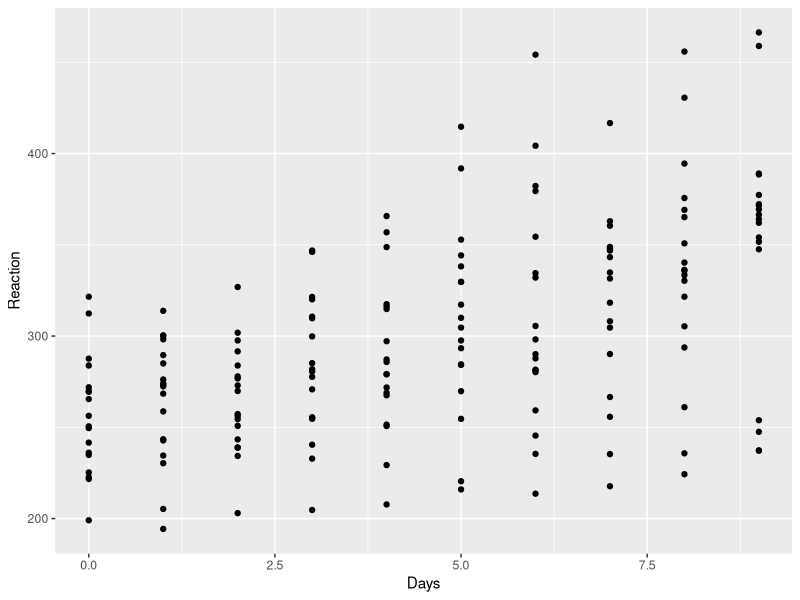
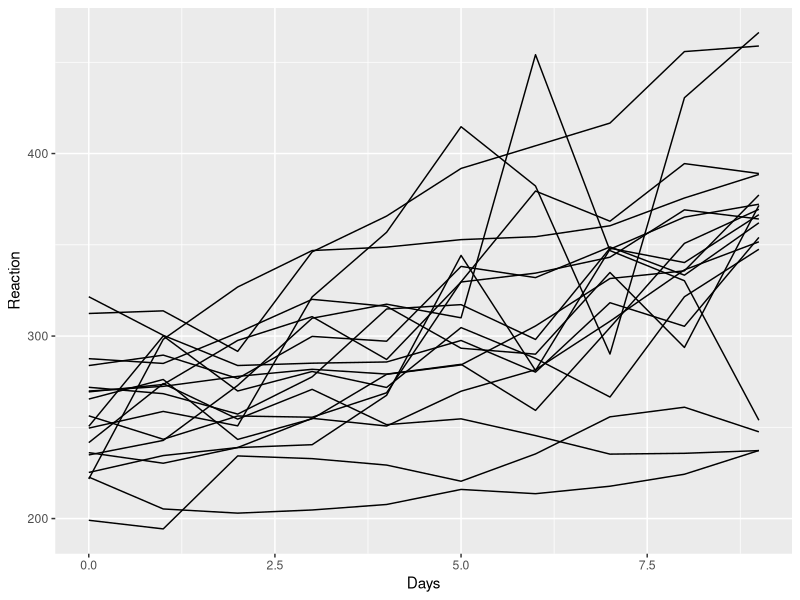
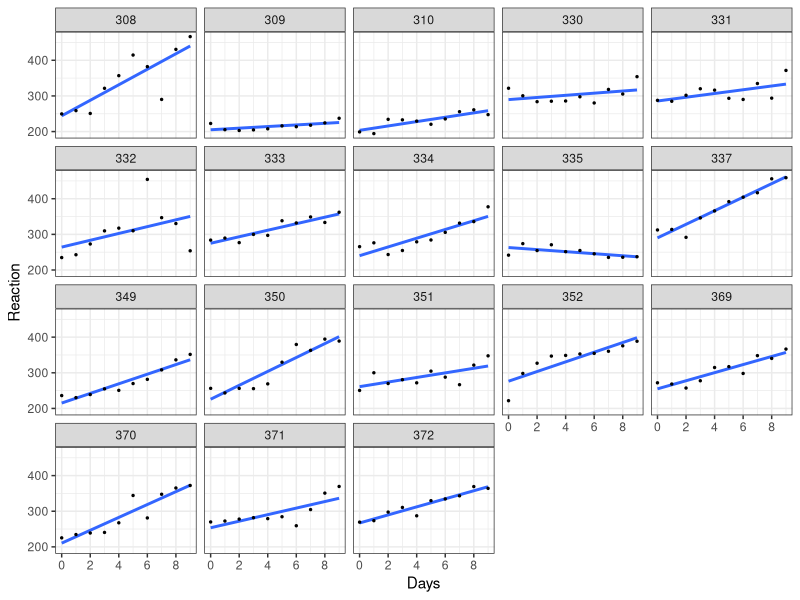

Recreate these plots in R, in order.

# 7.1 ---------------------------------------------------------------------
# see https://github.com/dmarengi/food_truck_2025



# 7.2 ---------------------------------------------------------------------
library(tidyverse)
library(lme4)

# a first, simple, crude plot
ggplot(sleepstudy, aes(x = Days, y = Reaction)) + 
  geom_point()

# a plot with lines
ggplot(sleepstudy, aes(x = Days, y = Reaction, group = Subject)) + 
  geom_line()

# adding geom_smooth to show models
ggplot(sleepstudy, aes(x = Days, y = Reaction, group = Subject)) + 
  geom_smooth(method = 'lm', alpha = 0.25, se = FALSE) + 
  geom_point(size = .5) + 
  facet_wrap(~Subject) + 
  scale_x_continuous(breaks = c(0, 2, 4, 6, 8)) + 
  theme_bw()

# let's create some example data where we might 
# have multiple observations for each year
df <- tibble::tribble(
  ~id, ~ldl_2005, ~hdl_2005, ~ldl_2010, ~hdl_2010,
  1,    150,       155,     175,       135,
  2,    125,       135,     180,       146)

# we can pivot longer into a tidy format where 
# each observation is in one row
df <- df %>% tidyr::pivot_longer(
  cols = 2:5,
  names_to = "variable",
  values_to = "value")

# but we'd like to split the "hdl_" or "ldl_" prefixes
# away from the year part in the column called "variable"
df <- df %>% tidyr::separate(
  col = 'variable',
  into = c('type', 'year'))

# now we can pivot the hdl and ldl observations into
# their own columns
df %>% tidyr::pivot_wider(id_cols = c('id', 'year'),
                          values_from = 'value', 
                          names_from = 'type')


# attempting to do this shorter -------------------------------------------

df <- tibble::tribble(
  ~id, ~ldl_2005, ~hdl_2005, ~ldl_2010, ~hdl_2010,
  1,    150,       155,     175,       135,
  2,    125,       135,     180,       146)

# we could have pivoted longer _and_ done the 
# column separate step in one go using some obscure
# parameters from tidyr::pivot_longer, but 
# we still would have to pivot_wider again at the end. 
df %>% tidyr::pivot_longer(
  cols = 2:5,
  names_to = c('type', 'year'),
  names_sep = '_',
  values_to = 'value')

# Also need to take a look at "Day 7 longitudinal_eda.Rmd"

# 7.3 ---------------------------------------------------------------------
#Missing Data


